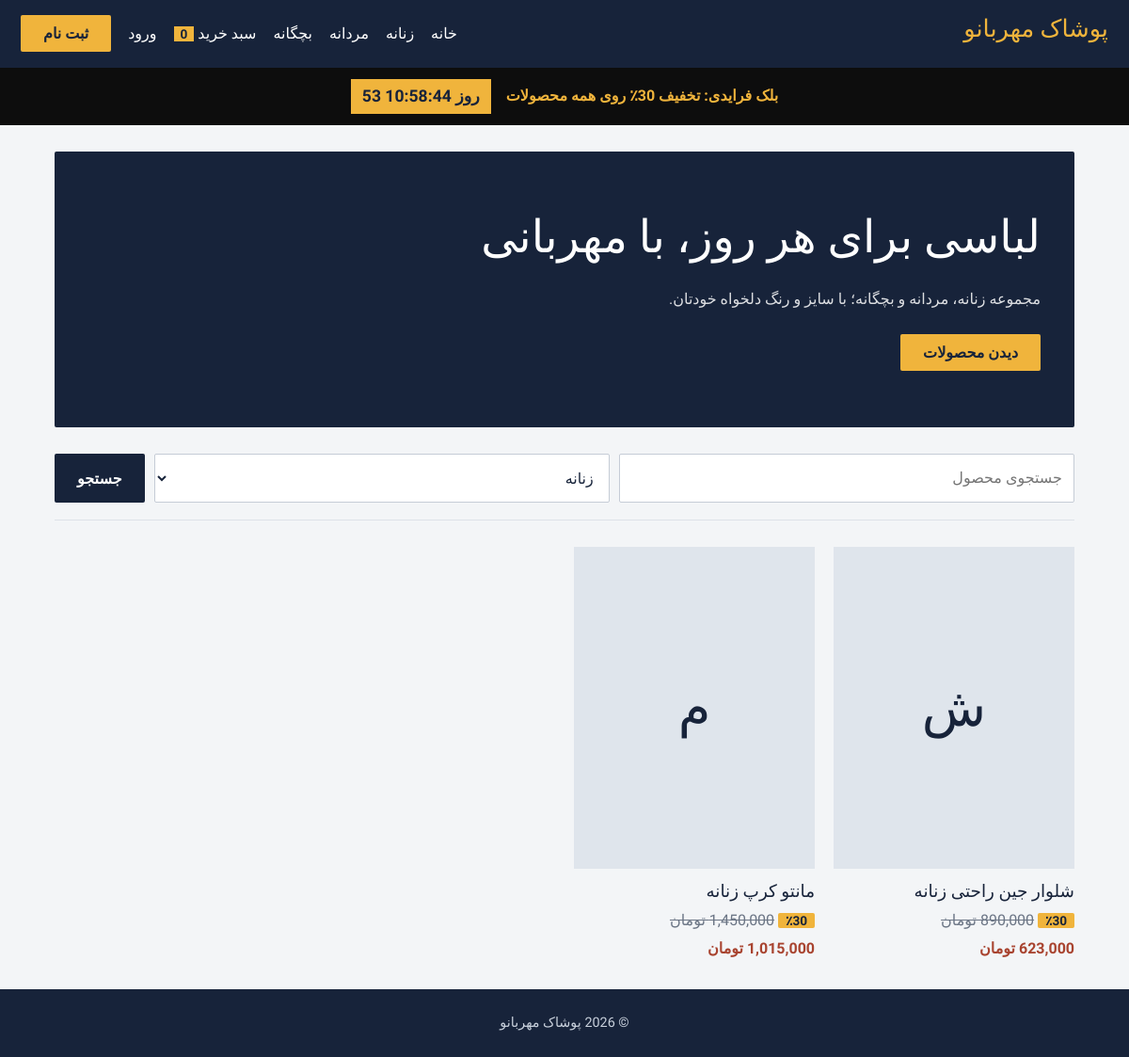
Page /index.php?cat=زنانه on the committed database.
### tables this page shows
CREATE TABLE products (
  id INT AUTO_INCREMENT PRIMARY KEY,
  title VARCHAR(200) NOT NULL,
  category VARCHAR(50),
  description TEXT,
  price INT NOT NULL,
  discount_percent TINYINT DEFAULT 0,
  sizes VARCHAR(200),
  colors VARCHAR(200),
  stock INT DEFAULT 0,
  image VARCHAR(255) NULL,
  is_active TINYINT(1) DEFAULT 1,
  created_at TIMESTAMP DEFAULT CURRENT_TIMESTAMP
);

### includes/bootstrap.php (called while the page is built, shortened)
<?php
function db(): PDO {
    static $pdo;
    return $pdo ??= new PDO('mysql:host='.DB_HOST.';dbname='.DB_NAME.';charset=utf8mb4', DB_USER, DB_PASS, [
        PDO::ATTR_ERRMODE => PDO::ERRMODE_EXCEPTION,
        PDO::ATTR_DEFAULT_FETCH_MODE => PDO::FETCH_ASSOC,
        PDO::ATTR_EMULATE_PREPARES => false,
    ]);
}
function e($v): string { return htmlspecialchars((string)$v, ENT_QUOTES, 'UTF-8'); }
function money(int $n): string { return number_format($n).' تومان'; }
function setting(string $k): ?string {
    $s = db()->prepare('SELECT v FROM settings WHERE k=?'); $s->execute([$k]);
    $v = $s->fetchColumn(); return $v === false ? null : $v;
}
function bf_percent(): int {
    static $pct = null;
    if ($pct === null) {
        $ends = setting('bf_ends');
        $on = setting('bf_active') === '1' && (!$ends || strtotime($ends) > time());
        $pct = $on ? (int)setting('bf_percent') : 0;
    }
    return $pct;
}
function unit_price(array $p): array {
    $pct = max((int)$p['discount_percent'], bf_percent());
    return ['final' => (int)round($p['price'] * (100 - $pct) / 100), 'percent' => $pct];
}

### index.php (the view, shortened to what this page needs)
<?php
require 'includes/bootstrap.php';
$cat = $_GET['cat'] ?? '';
$q = trim($_GET['q'] ?? '');
$sql = 'SELECT * FROM products WHERE is_active=1'; $args = [];
if ($cat !== '') { $sql .= ' AND category=?'; $args[] = $cat; }
$st = db()->prepare($sql.' ORDER BY id DESC'); $st->execute($args);
$products = $st->fetchAll();
include 'includes/header.php';
?>
<section class="hero">
  <h1>لباسی برای هر روز، با مهربانی</h1>
  <p>مجموعه زنانه، مردانه و بچگانه؛ با سایز و رنگ دلخواه خودتان.</p>
  <a class="btn btn-sm" href="#shop">دیدن محصولات</a>
</section>
<form class="search" method="get" id="shop">
  <input name="q" value="<?= e($q) ?>" placeholder="جستجوی محصول">
  <select name="cat">
    <?php foreach (['زنانه', 'مردانه', 'بچگانه'] as $c): ?>
      <option <?= $cat === $c ? 'selected' : '' ?>><?= $c ?></option>
    <?php endforeach; ?>
  </select>
  <button class="btn">جستجو</button>
</form>
<div class="grid">
<?php foreach ($products as $p): $pr = unit_price($p); ?>
  <a class="card" href="product.php?id=<?= $p['id'] ?>">
    <div class="thumb">
      <?php if ($p['image']): ?><img src="<?= e($p['image']) ?>" alt=""><?php else: ?><?= e(mb_substr($p['title'], 0, 1)) ?><?php endif; ?>
    </div>
    <div class="info">
      <h3><?= e($p['title']) ?></h3>
      <?php if ($pr['percent']): ?><span class="badge">٪<?= $pr['percent'] ?></span> <del><?= money((int)$p['price']) ?></del><br><?php endif; ?>
      <span class="price"><?= money($pr['final']) ?></span>
    </div>
  </a>
<?php endforeach; ?>
</div>
<?php include 'includes/footer.php'; ?>

### assets/css/style.css (style rules this page uses)
:root { --ink:#17233a;--paper:#f3f5f7;--saffron:#f0b43c;--madder:#a8432f;--mute:#6b7585;--line:#dde2e8 }
* { box-sizing:border-box }
html { scroll-behavior:smooth }
body { margin:0;background:var(--paper);color:var(--ink);font:400 16px/1.9 Vazirmatn,Tahoma,sans-serif }
h1,h2,h3,.logo { font-family:Lalezar,Vazirmatn,sans-serif;font-weight:400;line-height:1.3;margin:0 0 .4em }
h1 { font-size:2.3rem }
h3 { font-size:1.15rem }
a { color:inherit;text-decoration:none }
.btn { display:inline-block;background:var(--ink);color:#fff;border:0;border-radius:2px;padding:10px 24px;font:700 1rem Vazirmatn,sans-serif;cursor:pointer }
.btn-sm { background:var(--saffron);color:var(--ink) }
.hero { background:var(--ink);color:#fff;padding:60px 36px;border-radius:2px }
.hero h1 { font-size:3rem;max-width:14em;color:#fff }
.hero p { max-width:34em;opacity:.85;margin-bottom:22px }
.search { display:flex;gap:10px;margin:28px 0;flex-wrap:wrap;border-bottom:1px solid var(--line);padding-bottom:18px }
.search input,.search select { flex:1;min-width:180px }
input,select,textarea { font:inherit;padding:10px 12px;border:1px solid #c5ccd6;border-radius:2px;background:#fff;color:inherit;width:100% }
.grid { display:grid;grid-template-columns:repeat(auto-fill,minmax(230px,1fr));gap:30px 20px }
.thumb { aspect-ratio:3/4;background:#dfe5ec;display:flex;align-items:center;justify-content:center;font-family:Lalezar,sans-serif;font-size:3.5rem;overflow:hidden;margin-bottom:12px }
.info h3 { margin-bottom:4px }
.price { font-weight:700;color:var(--madder) }
del { color:var(--mute);margin-left:6px }
.badge { background:var(--saffron);color:var(--ink);font-weight:700;padding:0 8px;font-size:.85rem;border-radius:2px }

### rows in the picture
products: title "ش", title "شلوار جین راحتی زنانه", percent "30", price "890,000 تومان", final "623,000 تومان"
products: title "م", title "مانتو کرپ زنانه", percent "30", price "1,450,000 تومان", final "1,015,000 تومان"

### other values in the picture
SITE_NAME "پوشاک مهربانو"
$c "زنانه"
$c "مردانه"
$c "بچگانه"
array_sum(cart()) "0"
$bf "30"
form field cat "زنانه"
